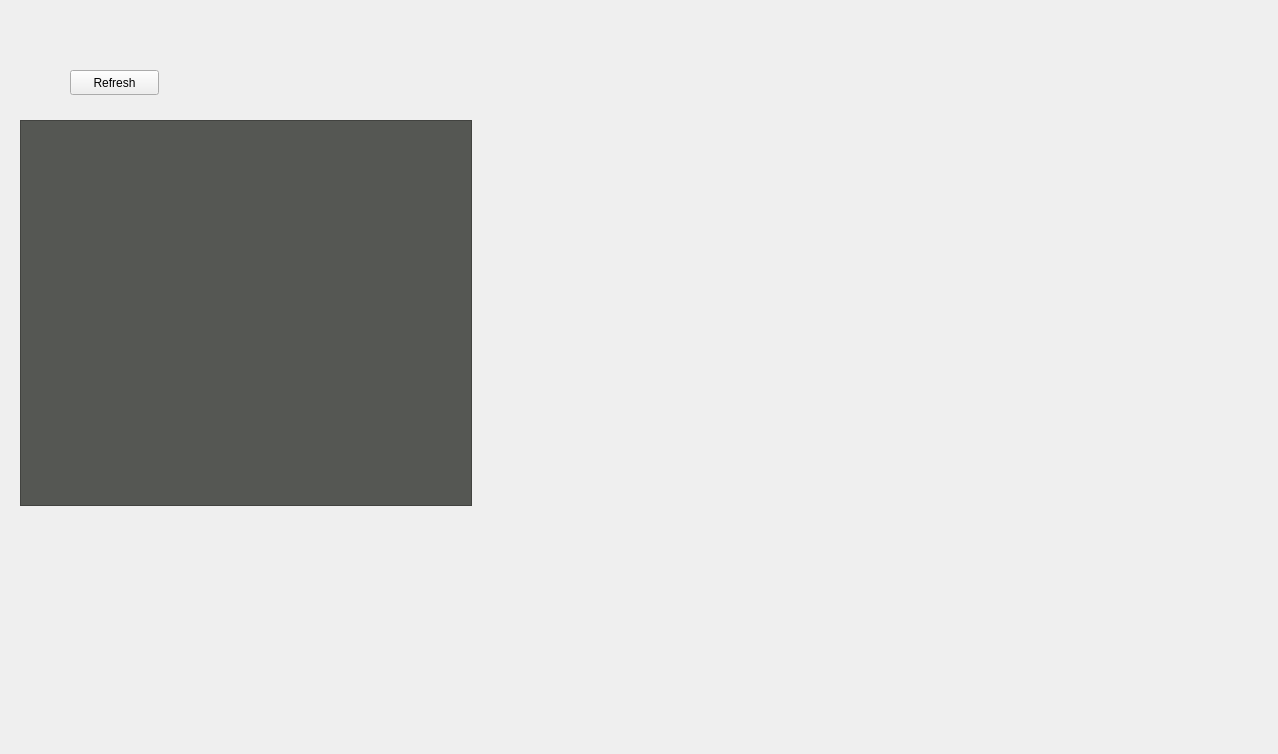
<?xml version="1.0" encoding="UTF-8"?>
<ui version="4.0">
 <class>Form</class>
 <widget class="QWidget" name="Form">
  <property name="geometry">
   <rect>
    <x>0</x>
    <y>0</y>
    <width>1278</width>
    <height>754</height>
   </rect>
  </property>
  <property name="windowTitle">
   <string>Form</string>
  </property>
  <widget class="QPushButton" name="refreshButton">
   <property name="geometry">
    <rect>
     <x>70</x>
     <y>70</y>
     <width>89</width>
     <height>25</height>
    </rect>
   </property>
   <property name="text">
    <string>Refresh</string>
   </property>
  </widget>
  <widget class="QTreeView" name="page_testIrodsTree">
   <property name="geometry">
    <rect>
     <x>20</x>
     <y>120</y>
     <width>452</width>
     <height>386</height>
    </rect>
   </property>
   <property name="sizePolicy">
    <sizepolicy hsizetype="Preferred" vsizetype="Preferred">
     <horstretch>0</horstretch>
     <verstretch>0</verstretch>
    </sizepolicy>
   </property>
   <property name="styleSheet">
    <string notr="true">background-color: rgb(85, 87, 83);</string>
   </property>
   <property name="sizeAdjustPolicy">
    <enum>QAbstractScrollArea::AdjustToContents</enum>
   </property>
   <property name="selectionMode">
    <enum>QAbstractItemView::NoSelection</enum>
   </property>
   <property name="headerHidden">
    <bool>true</bool>
   </property>
  </widget>
 </widget>
 <resources/>
 <connections/>
</ui>
